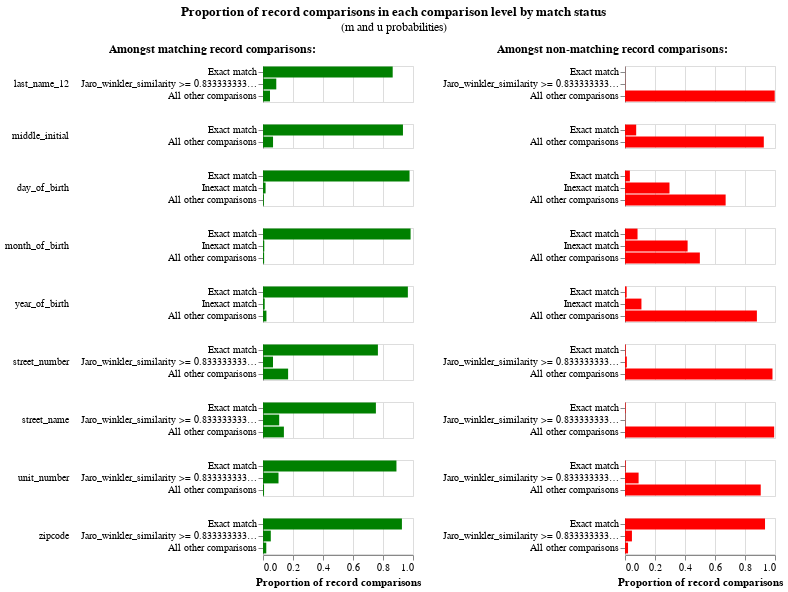

The notebook cell saved with this chart:
### Code cell
em_session_1.m_u_values_interactive_history_chart()

### Figure 1 — Vega-Lite specification as saved in the notebook (floating-point values rounded to 4 significant figures; data arrays with more than 128 entries replaced by an {"elided": "..."} marker saying what was removed)
{"config": {"view": {"continuousWidth": 300, "continuousHeight": 300, "discreteHeight": 300, "discreteWidth": 400}, "header": {"title": null}, "title": {"anchor": "middle", "offset": 10}}, "hconcat": [{"mark": "bar", "encoding": {"color": {"value": "green"}, "row": {"field": "comparison_name", "header": {"labelAlign": "left", "labelAnchor": "middle", "labelAngle": 0}, "sort": {"field": "comparison_sort_order"}, "type": "nominal"}, "tooltip": [{"field": "m_probability_description", "title": "m probability description", "type": "nominal"}, {"field": "comparison_name", "title": "Comparison column name", "type": "nominal"}, {"field": "label_for_charts", "title": "Label", "type": "ordinal"}, {"field": "sql_condition", "title": "SQL condition", "type": "nominal"}, {"field": "m_probability", "format": ".4p", "title": "m probability", "type": "quantitative"}, {"field": "u_probability", "format": ".4p", "title": "u probability", "type": "quantitative"}, {"field": "bayes_factor", "format": ",.4f", "title": "Bayes factor = m/u", "type": "quantitative"}, {"field": "log2_bayes_factor", "format": ",.4f", "title": "Match weight = log2(m/u)", "type": "quantitative"}], "x": {"axis": {"title": "Proportion of record comparisons"}, "field": "m_probability", "type": "quantitative"}, "y": {"axis": {"title": null}, "field": "label_for_charts", "sort": {"field": "comparison_vector_value", "order": "descending"}, "type": "nominal"}}, "height": {"step": 12}, "resolve": {"scale": {"y": "independent"}}, "title": {"text": "Amongst matching record comparisons:", "fontSize": 12, "fontWeight": "bold"}, "transform": [{"filter": "(datum.bayes_factor != 'no-op filter due to vega lite issue 4680')"}], "width": 150}, {"mark": "bar", "encoding": {"color": {"value": "red"}, "row": {"field": "comparison_name", "header": {"labels": false}, "sort": {"field": "comparison_sort_order"}, "type": "nominal"}, "tooltip": [{"field": "u_probability_description", "title": "u probability description", "type": "nominal"}, {"field": "comparison_name", "title": "Comparison column name", "type": "nominal"}, {"field": "label_for_charts", "title": "Label", "type": "ordinal"}, {"field": "sql_condition", "title": "SQL condition", "type": "nominal"}, {"field": "m_probability", "format": ".4p", "title": "m probability", "type": "quantitative"}, {"field": "u_probability", "format": ".4p", "title": "u probability", "type": "quantitative"}, {"field": "bayes_factor", "format": ",.4f", "title": "Bayes factor = m/u", "type": "quantitative"}, {"field": "log2_bayes_factor", "format": ",.4f", "title": "Match weight = log2(m/u)", "type": "quantitative"}], "x": {"axis": {"title": "Proportion of record comparisons"}, "field": "u_probability", "type": "quantitative"}, "y": {"axis": {"title": null}, "field": "label_for_charts", "sort": {"field": "comparison_vector_value", "order": "descending"}, "type": "nominal"}}, "height": {"step": 12}, "resolve": {"scale": {"y": "independent"}}, "title": {"text": "Amongst non-matching record comparisons:", "fontSize": 12, "fontWeight": "bold"}, "transform": [{"filter": "(datum.bayes_factor != 'no-op filter2 due to vega lite issue 4680')"}], "width": 150}], "data": {"name": "data-fcb454c49184d392d28426caca9c33ed"}, "params": [{"name": "iteration_number", "bind": {"input": "range", "max": 4, "min": 0, "step": 1}, "value": 4}], "title": {"text": "Proportion of record comparisons in each comparison level by match status", "subtitle": "(m and u probabilities)"}, "transform": [{"filter": "(datum.iteration == iteration_number)"}], "$schema": "https://vega.github.io/schema/vega-lite/v5.9.3.json", "datasets": {"data-fcb454c49184d392d28426caca9c33ed": {"elided": "130 records"}}}
